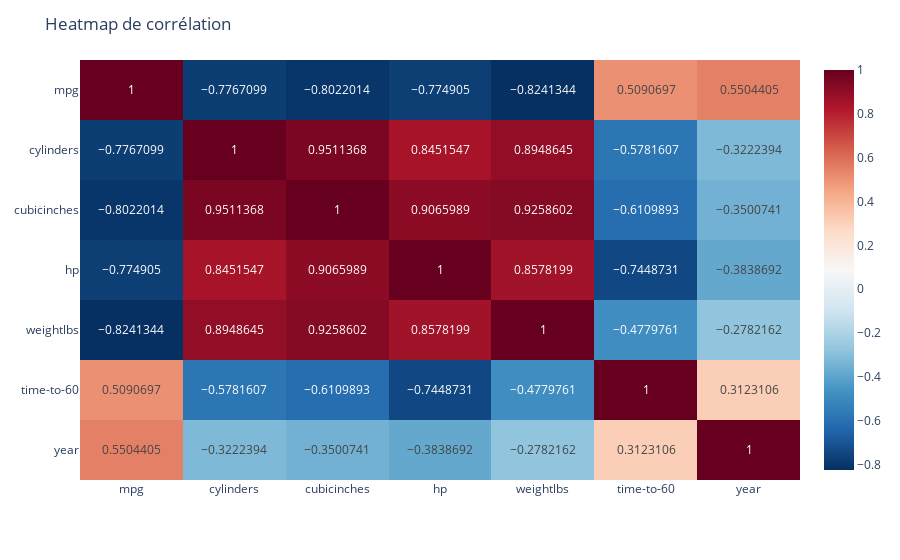

Notebook code cell kept with this figure:
### Code cell
# Heatmap de corrélation :

# Paramétrage des données pour faire la heatmap de corrélation :
corr = df.corr()

fig = px.imshow(corr, text_auto=True, color_continuous_scale='RdBu_r', origin='upper', aspect = "auto")
fig.update_layout(
    title='Heatmap de corrélation',
    xaxis_nticks=36)
fig.show()

### Figure 1 — Plotly figure (JSON) as saved in the notebook; plotly's stock layout.template omitted (floating-point values rounded to 4 significant figures)
{"data": [{"coloraxis": "coloraxis", "hovertemplate": "x: %{x}<br>y: %{y}<br>color: %{z}<extra></extra>", "name": "0", "texttemplate": "%{z}", "type": "heatmap", "x": ["mpg", "cylinders", "cubicinches", "hp", "weightlbs", "time-to-60", "year"], "xaxis": "x", "y": ["mpg", "cylinders", "cubicinches", "hp", "weightlbs", "time-to-60", "year"], "yaxis": "y", "z": [[1, -0.7767, -0.8022, -0.7749, -0.8241, 0.5091, 0.5504], [-0.7767, 1, 0.9511, 0.8452, 0.8949, -0.5782, -0.3222], [-0.8022, 0.9511, 1, 0.9066, 0.9259, -0.611, -0.3501], [-0.7749, 0.8452, 0.9066, 1, 0.8578, -0.7449, -0.3839], [-0.8241, 0.8949, 0.9259, 0.8578, 1, -0.478, -0.2782], [0.5091, -0.5782, -0.611, -0.7449, -0.478, 1, 0.3123], [0.5504, -0.3222, -0.3501, -0.3839, -0.2782, 0.3123, 1]]}], "layout": {"coloraxis": {"colorscale": [[0, "rgb(5,48,97)"], [0.1, "rgb(33,102,172)"], [0.2, "rgb(67,147,195)"], [0.3, "rgb(146,197,222)"], [0.4, "rgb(209,229,240)"], [0.5, "rgb(247,247,247)"], [0.6, "rgb(253,219,199)"], [0.7, "rgb(244,165,130)"], [0.8, "rgb(214,96,77)"], [0.9, "rgb(178,24,43)"], [1, "rgb(103,0,31)"]]}, "margin": {"t": 60}, "title": {"text": "Heatmap de corrélation"}, "xaxis": {"anchor": "y", "domain": [0, 1], "nticks": 36}, "yaxis": {"anchor": "x", "autorange": "reversed", "domain": [0, 1]}}}
